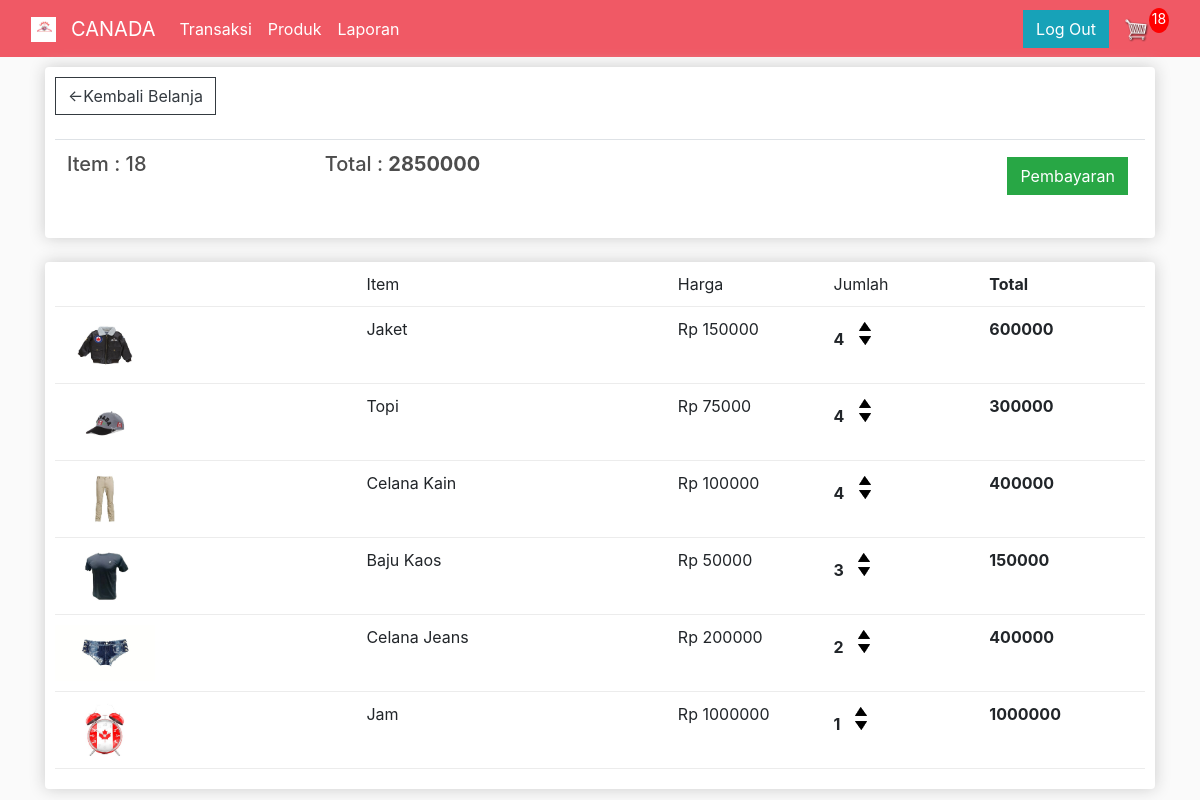
Before: /keranjang/ (signed in) with the older database file.
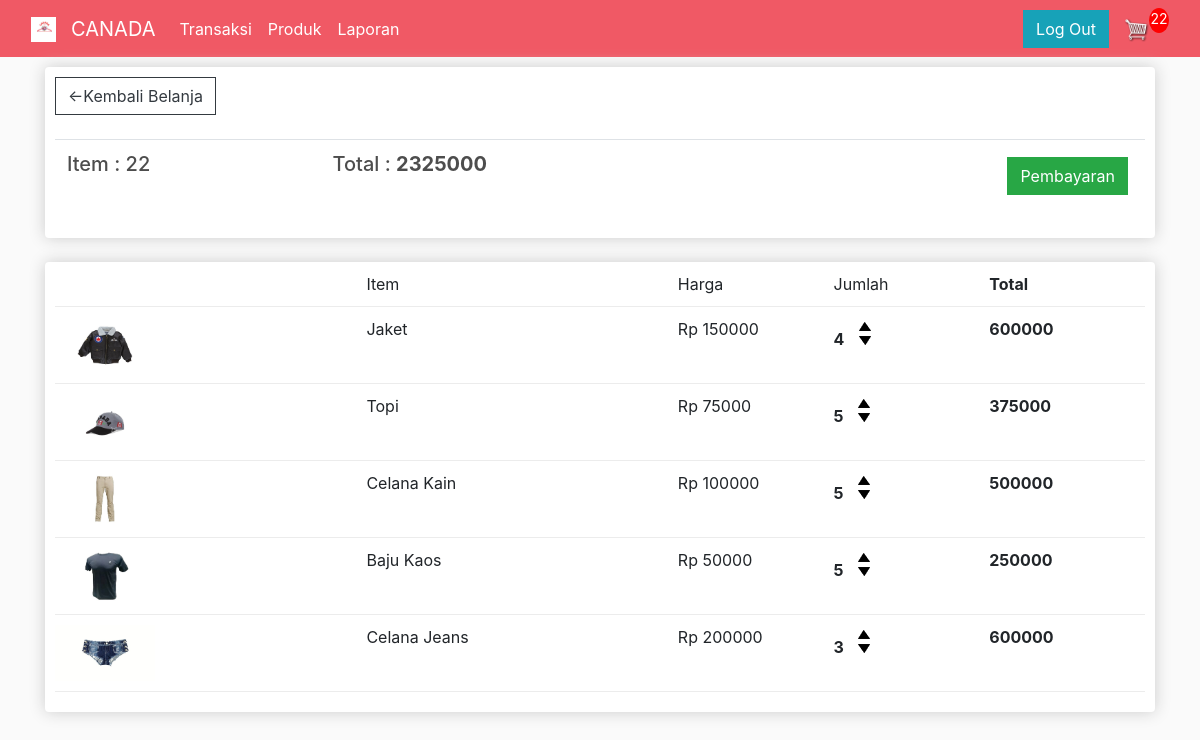
After: the same page with the newer database file.
### transaksi/models.py (models this page shows, shortened)
class Order(models.Model):
    customer        = models.ForeignKey(Customer, on_delete=models.SET_NULL, blank=True, null= True)
    date_orderd     = models.DateTimeField(auto_now_add=True)
    complete        = models.BooleanField(default=False, null=True, blank=False)
    transaction_id  = models.CharField(max_length=200, null=True)
    @property
    def get_cart_total(self):
        orderitems = self.orderitem_set.all()
        total = sum([item.get_total for item in orderitems ])
        return  total
    @property
    def get_cart_items(self):
        orderitems = self.orderitem_set.all()
        total = sum([item.quantity for item in orderitems ])
        return  total

class OrderItem(models.Model):
    product     = models.ForeignKey(Product, on_delete=models.SET_NULL, blank=True, null=True)
    order       = models.ForeignKey(Order, on_delete=models.SET_NULL, blank=True, null=True)
    quantity    = models.IntegerField(default=0, null=True, blank=True)
    date_added  = models.DateTimeField(auto_now_add=True)
    @property
    def get_total(self):
        total = self.product.price * self.quantity
        return total

class Product(models.Model):
    name    = models.CharField(max_length=200, null=True)
    price   = models.FloatField()
    digital = models.BooleanField(default=False, null=True,blank=False)
    image   = models.ImageField(null=True, blank=True, default="placeholder.png")
    @property
    def imageURL(self):
        try:
            url = self.image.url
        except:
            url = ''
        return url

### transaksi/views.py (the view)
# urls.py: path('keranjang/', views.keranjang, name="keranjang"),
def keranjang(request):
    if request.user.is_authenticated:
        customer = request.user.customer
        order, created = Order.objects.get_or_create(customer=customer, complete=False)
        items =  order.orderitem_set.all()
        cartItems = order.get_cart_items
    else:
        items = []
        order = {'get_cart_total':0, 'get_cart_items':0}
        cartItems = order['get_cart_items']
    context = {'items':items, 'order':order,'cartItems':cartItems}
    return render(request, 'transaksi/keranjang.html', context)

### transaksi/templates/transaksi/keranjang.html
{% extends 'menu/menu.html' %}
{% load static %}
{% block content %}
    <div class="row">
        <div class="col-lg-12">
            <div class="box-element">
                <a class="btn btn-outline-dark" href="{% url 'transaksi' %}"> &#x2190;Kembali Belanja </a>
                <br>
                <br>
                <table class="table">
                    <tr>
                        <th><h5> Item    : <strong> </strong> {{order.get_cart_items}}  </h5></th>
                        <th><h5> Total   : <strong> {{order.get_cart_total|floatformat:0}} </strong></h5></th>
                        <th>
                            <a style="float: right; margin: 5px;" class="btn btn-success" href="{% url 'pembayaran' %}"> Pembayaran </a>
                        </th>
                    </tr>
                </table>
            </div>
            <br>
            <div class="box-element">
                <div class="cart-row">
                    <div style="flex: 2;"></div>
                    <div style="flex: 2;"> Item </div>
                    <div style="flex: 1;"> Harga </div>
                    <div style="flex: 1;"> Jumlah </div>
                    <div style="flex: 1;"><strong> Total </strong></div>
                </div>
                {% for item in items %}
                <div class="cart-row">
                    <div style="flex: 2;"><img class="row-image" src="{{item.product.imageURL}}"></div>
                    <div style="flex: 2;"> {{item.product.name}} </div>
                    <div style="flex: 1;"> Rp {{item.product.price|floatformat:0}} </div>
                    <div style="flex: 1;">
                        <p class="quantity"> {{item.quantity}} </p>
                        <div class="quantity">
                            <img data-product={{item.product.id}} data-action="add" class="chg-quantity update-cart" src="{% static 'images/arrow-up.png' %}">
                            <img data-product={{item.product.id}} data-action="remove" class="chg-quantity update-cart" src="{% static 'images/arrow-down.png' %}">
                        </div>
                    </div>
                    <div style="flex: 1;"><strong> {{item.get_total|floatformat:0}} </strong></div>
                </div>
                {% endfor %}
            </div>
        </div>
    </div>
{% endblock content %}

Changed rows visible on the page:
removed OrderItem: product.imageURL (picture), product.name "Jam", product.price "1000000", quantity "1", get_total "1000000"
changed through a linked row, Order: get_cart_items "18" → "22"; get_cart_total "2850000" → "2325000"
changed OrderItem "Topi": quantity "4" → "5"; get_total "300000" → "375000"
changed OrderItem "Celana Kain": quantity "4" → "5"; get_total "400000" → "500000"
changed OrderItem "Baju Kaos": quantity "3" → "5"; get_total "150000" → "250000"
changed OrderItem "Celana Jeans": quantity "2" → "3"; get_total "400000" → "600000"
Other visible differences:
{{ cartItems }}: "18" → "22"
